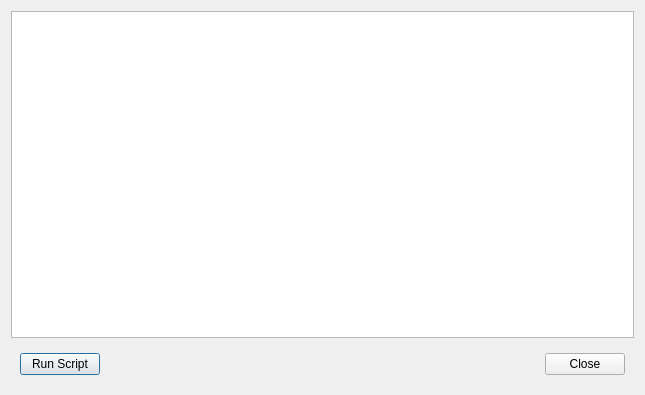
<?xml version="1.0" encoding="UTF-8"?>
<ui version="4.0">
 <class>pqBlotDialog</class>
 <widget class="QDialog" name="pqBlotDialog">
  <property name="geometry">
   <rect>
    <x>0</x>
    <y>0</y>
    <width>645</width>
    <height>395</height>
   </rect>
  </property>
  <property name="windowTitle">
   <string>Dialog</string>
  </property>
  <layout class="QVBoxLayout">
   <item>
    <widget class="pqBlotShell" name="shellWidget"/>
   </item>
   <item>
    <widget class="QWidget" name="buttons" native="true">
     <layout class="QHBoxLayout">
      <item>
       <widget class="QPushButton" name="runScript">
        <property name="text">
         <string>Run Script</string>
        </property>
       </widget>
      </item>
      <item>
       <spacer>
        <property name="orientation">
         <enum>Qt::Horizontal</enum>
        </property>
        <property name="sizeHint" stdset="0">
         <size>
          <width>141</width>
          <height>20</height>
         </size>
        </property>
       </spacer>
      </item>
      <item>
       <widget class="QPushButton" name="close">
        <property name="text">
         <string>Close</string>
        </property>
       </widget>
      </item>
     </layout>
    </widget>
   </item>
  </layout>
  <action name="actionWireframe">
   <property name="icon">
    <iconset resource="pvblot.qrc">
     <normaloff>:/pvblot/Icons/Wireframe.png</normaloff>:/pvblot/Icons/Wireframe.png</iconset>
   </property>
   <property name="text">
    <string>Wireframe</string>
   </property>
  </action>
  <action name="actionSolid">
   <property name="icon">
    <iconset resource="pvblot.qrc">
     <normaloff>:/pvblot/Icons/Solid.png</normaloff>:/pvblot/Icons/Solid.png</iconset>
   </property>
   <property name="text">
    <string>Solid</string>
   </property>
  </action>
 </widget>
 <customwidgets>
  <customwidget>
   <class>pqBlotShell</class>
   <extends>QTextEdit</extends>
   <header>pqBlotShell.h</header>
  </customwidget>
 </customwidgets>
 <resources>
  <include location="pvblot.qrc"/>
 </resources>
 <connections/>
</ui>
